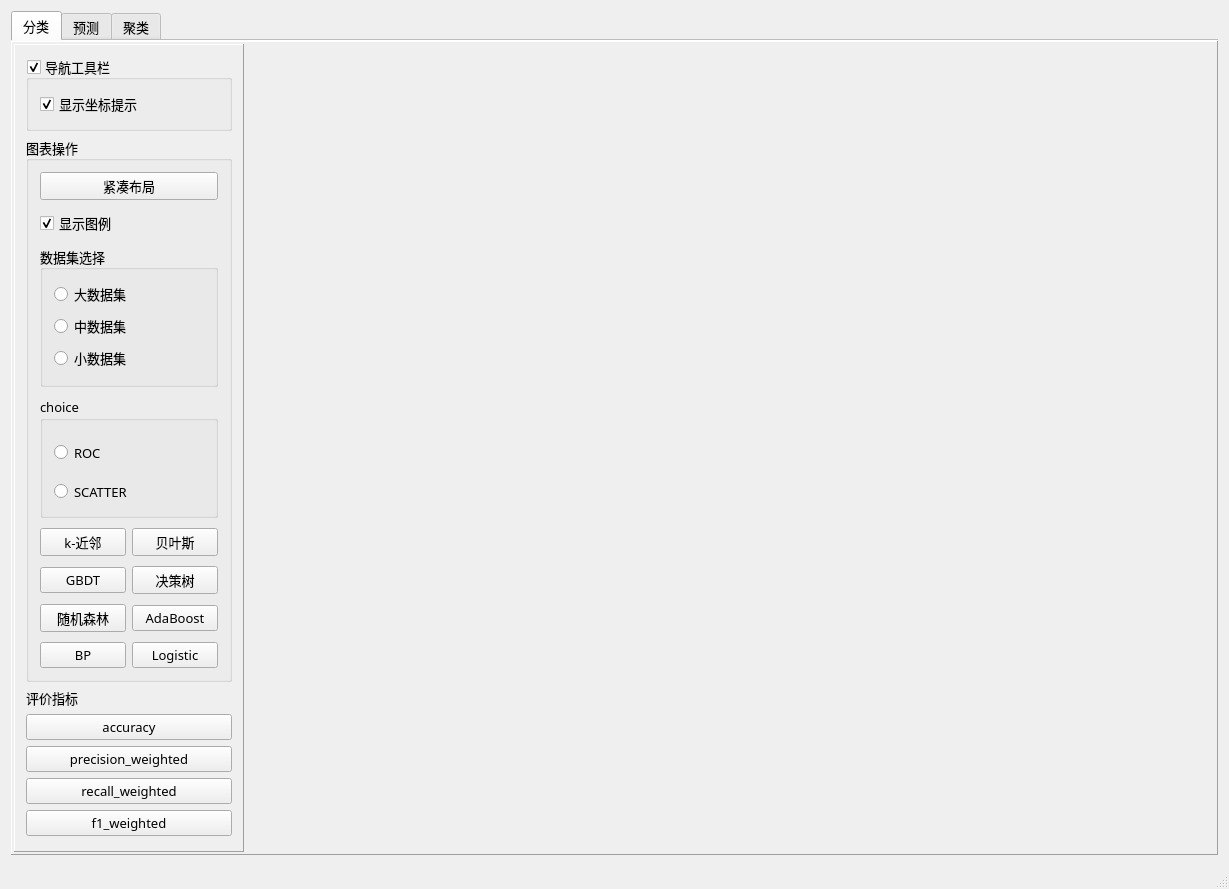
<?xml version="1.0" encoding="UTF-8"?>
<ui version="4.0">
 <class>MainWindow</class>
 <widget class="QMainWindow" name="MainWindow">
  <property name="geometry">
   <rect>
    <x>0</x>
    <y>0</y>
    <width>1229</width>
    <height>851</height>
   </rect>
  </property>
  <property name="font">
   <font>
    <family>宋体</family>
    <pointsize>10</pointsize>
   </font>
  </property>
  <property name="windowTitle">
   <string>机器学习算法系统</string>
  </property>
  <property name="styleSheet">
   <string notr="true"/>
  </property>
  <widget class="QWidget" name="centralWidget">
   <layout class="QHBoxLayout" name="horizontalLayout_3">
    <item>
     <widget class="QTabWidget" name="tabWidget">
      <property name="currentIndex">
       <number>0</number>
      </property>
      <property name="documentMode">
       <bool>true</bool>
      </property>
      <widget class="QWidget" name="tab">
       <attribute name="title">
        <string>分类</string>
       </attribute>
       <layout class="QVBoxLayout" name="verticalLayout_11">
        <property name="leftMargin">
         <number>0</number>
        </property>
        <property name="topMargin">
         <number>0</number>
        </property>
        <property name="rightMargin">
         <number>0</number>
        </property>
        <property name="bottomMargin">
         <number>0</number>
        </property>
        <item>
         <widget class="QFrame" name="frame_2">
          <property name="frameShape">
           <enum>QFrame::Panel</enum>
          </property>
          <property name="frameShadow">
           <enum>QFrame::Raised</enum>
          </property>
          <layout class="QHBoxLayout" name="horizontalLayout">
           <property name="leftMargin">
            <number>2</number>
           </property>
           <property name="topMargin">
            <number>2</number>
           </property>
           <property name="rightMargin">
            <number>2</number>
           </property>
           <property name="bottomMargin">
            <number>2</number>
           </property>
           <item>
            <widget class="QFrame" name="frame">
             <property name="maximumSize">
              <size>
               <width>230</width>
               <height>16777215</height>
              </size>
             </property>
             <property name="frameShape">
              <enum>QFrame::Panel</enum>
             </property>
             <property name="frameShadow">
              <enum>QFrame::Raised</enum>
             </property>
             <layout class="QVBoxLayout" name="verticalLayout_2">
              <item>
               <widget class="QGroupBox" name="gBoxHist_toolbar">
                <property name="title">
                 <string>导航工具栏</string>
                </property>
                <property name="checkable">
                 <bool>true</bool>
                </property>
                <layout class="QVBoxLayout" name="verticalLayout">
                 <item>
                  <widget class="QCheckBox" name="chkBoxHist_ShowHint">
                   <property name="text">
                    <string>显示坐标提示</string>
                   </property>
                   <property name="checked">
                    <bool>true</bool>
                   </property>
                  </widget>
                 </item>
                </layout>
               </widget>
              </item>
              <item alignment="Qt::AlignTop">
               <widget class="QGroupBox" name="groupBox_2">
                <property name="title">
                 <string>图表操作</string>
                </property>
                <layout class="QGridLayout" name="gridLayout">
                 <property name="verticalSpacing">
                  <number>10</number>
                 </property>
                 <item row="9" column="0">
                  <widget class="QPushButton" name="pushButton_6">
                   <property name="text">
                    <string>GBDT</string>
                   </property>
                  </widget>
                 </item>
                 <item row="11" column="1">
                  <widget class="QPushButton" name="pushButton_5">
                   <property name="text">
                    <string>AdaBoost</string>
                   </property>
                  </widget>
                 </item>
                 <item row="6" column="1">
                  <widget class="QPushButton" name="pushButton_2">
                   <property name="text">
                    <string>贝叶斯</string>
                   </property>
                  </widget>
                 </item>
                 <item row="12" column="0">
                  <widget class="QPushButton" name="pushButton_4">
                   <property name="text">
                    <string>BP</string>
                   </property>
                  </widget>
                 </item>
                 <item row="1" column="0" colspan="2">
                  <widget class="QPushButton" name="btnHist_tightLayout">
                   <property name="text">
                    <string>紧凑布局</string>
                   </property>
                   <property name="icon">
                    <iconset>
                     <normaloff>:/icons/images/39.ico</normaloff>:/icons/images/39.ico</iconset>
                   </property>
                  </widget>
                 </item>
                 <item row="12" column="1">
                  <widget class="QPushButton" name="pushButton_24">
                   <property name="text">
                    <string>Logistic</string>
                   </property>
                  </widget>
                 </item>
                 <item row="2" column="0" colspan="2">
                  <widget class="QCheckBox" name="chkBoxHist_Legend">
                   <property name="text">
                    <string>显示图例</string>
                   </property>
                   <property name="checked">
                    <bool>true</bool>
                   </property>
                  </widget>
                 </item>
                 <item row="6" column="0">
                  <widget class="QPushButton" name="pushButton">
                   <property name="text">
                    <string>k-近邻</string>
                   </property>
                  </widget>
                 </item>
                 <item row="3" column="0" colspan="2">
                  <widget class="QGroupBox" name="groupBox_3">
                   <property name="minimumSize">
                    <size>
                     <width>0</width>
                     <height>141</height>
                    </size>
                   </property>
                   <property name="title">
                    <string>数据集选择</string>
                   </property>
                   <layout class="QVBoxLayout" name="verticalLayout_9">
                    <item>
                     <widget class="QRadioButton" name="radioButton_3">
                      <property name="text">
                       <string>大数据集</string>
                      </property>
                     </widget>
                    </item>
                    <item>
                     <widget class="QRadioButton" name="radioButton_4">
                      <property name="text">
                       <string>中数据集</string>
                      </property>
                     </widget>
                    </item>
                    <item>
                     <widget class="QRadioButton" name="radioButton_5">
                      <property name="text">
                       <string>小数据集</string>
                      </property>
                     </widget>
                    </item>
                   </layout>
                  </widget>
                 </item>
                 <item row="11" column="0">
                  <widget class="QPushButton" name="pushButton_7">
                   <property name="text">
                    <string>随机森林</string>
                   </property>
                  </widget>
                 </item>
                 <item row="9" column="1">
                  <widget class="QPushButton" name="pushButton_3">
                   <property name="text">
                    <string>决策树</string>
                   </property>
                  </widget>
                 </item>
                 <item row="5" column="0" colspan="2">
                  <widget class="QGroupBox" name="groupBox">
                   <property name="minimumSize">
                    <size>
                     <width>0</width>
                     <height>121</height>
                    </size>
                   </property>
                   <property name="title">
                    <string>choice</string>
                   </property>
                   <layout class="QVBoxLayout" name="verticalLayout_7">
                    <item>
                     <widget class="QRadioButton" name="radioButton">
                      <property name="minimumSize">
                       <size>
                        <width>0</width>
                        <height>41</height>
                       </size>
                      </property>
                      <property name="text">
                       <string>ROC</string>
                      </property>
                     </widget>
                    </item>
                    <item>
                     <widget class="QRadioButton" name="radioButton_2">
                      <property name="minimumSize">
                       <size>
                        <width>0</width>
                        <height>41</height>
                       </size>
                      </property>
                      <property name="text">
                       <string>SCATTER</string>
                      </property>
                     </widget>
                    </item>
                   </layout>
                  </widget>
                 </item>
                </layout>
               </widget>
              </item>
              <item>
               <widget class="QLabel" name="label">
                <property name="text">
                 <string>评价指标</string>
                </property>
               </widget>
              </item>
              <item>
               <widget class="QPushButton" name="pushButton_27">
                <property name="text">
                 <string>accuracy</string>
                </property>
               </widget>
              </item>
              <item>
               <widget class="QPushButton" name="pushButton_28">
                <property name="text">
                 <string>precision_weighted</string>
                </property>
               </widget>
              </item>
              <item>
               <widget class="QPushButton" name="pushButton_29">
                <property name="text">
                 <string>recall_weighted</string>
                </property>
               </widget>
              </item>
              <item>
               <widget class="QPushButton" name="pushButton_30">
                <property name="text">
                 <string>f1_weighted</string>
                </property>
               </widget>
              </item>
              <item>
               <spacer name="verticalSpacer">
                <property name="orientation">
                 <enum>Qt::Vertical</enum>
                </property>
                <property name="sizeHint" stdset="0">
                 <size>
                  <width>20</width>
                  <height>40</height>
                 </size>
                </property>
               </spacer>
              </item>
             </layout>
            </widget>
           </item>
           <item>
            <widget class="QmyFigureCanvas" name="widgetHist" native="true"/>
           </item>
          </layout>
         </widget>
        </item>
       </layout>
      </widget>
      <widget class="QWidget" name="tab_2">
       <attribute name="title">
        <string>预测</string>
       </attribute>
       <layout class="QVBoxLayout" name="verticalLayout_3">
        <property name="leftMargin">
         <number>0</number>
        </property>
        <property name="topMargin">
         <number>0</number>
        </property>
        <property name="rightMargin">
         <number>0</number>
        </property>
        <property name="bottomMargin">
         <number>0</number>
        </property>
        <item>
         <widget class="QFrame" name="frame_3">
          <property name="frameShape">
           <enum>QFrame::Panel</enum>
          </property>
          <property name="frameShadow">
           <enum>QFrame::Raised</enum>
          </property>
          <layout class="QHBoxLayout" name="horizontalLayout_2">
           <property name="leftMargin">
            <number>2</number>
           </property>
           <property name="topMargin">
            <number>2</number>
           </property>
           <property name="rightMargin">
            <number>2</number>
           </property>
           <property name="bottomMargin">
            <number>2</number>
           </property>
           <item>
            <widget class="QFrame" name="frame_10">
             <property name="maximumSize">
              <size>
               <width>220</width>
               <height>16777215</height>
              </size>
             </property>
             <property name="frameShape">
              <enum>QFrame::Panel</enum>
             </property>
             <property name="frameShadow">
              <enum>QFrame::Raised</enum>
             </property>
             <layout class="QVBoxLayout" name="verticalLayout_14">
              <item>
               <widget class="QGroupBox" name="gBoxHist_toolbar_2">
                <property name="title">
                 <string>导航工具栏</string>
                </property>
                <property name="checkable">
                 <bool>true</bool>
                </property>
                <layout class="QVBoxLayout" name="verticalLayout_4">
                 <item>
                  <widget class="QCheckBox" name="chkBoxHist_ShowHint_2">
                   <property name="text">
                    <string>显示坐标提示</string>
                   </property>
                   <property name="checked">
                    <bool>true</bool>
                   </property>
                  </widget>
                 </item>
                </layout>
               </widget>
              </item>
              <item>
               <widget class="QGroupBox" name="groupBox_6">
                <property name="title">
                 <string>图表操作</string>
                </property>
                <layout class="QVBoxLayout" name="verticalLayout_13">
                 <property name="spacing">
                  <number>12</number>
                 </property>
                 <item>
                  <widget class="QPushButton" name="btnHist_tightLayout_2">
                   <property name="text">
                    <string>紧凑布局</string>
                   </property>
                   <property name="icon">
                    <iconset>
                     <normaloff>:/icons/images/39.ico</normaloff>:/icons/images/39.ico</iconset>
                   </property>
                  </widget>
                 </item>
                 <item>
                  <widget class="QGroupBox" name="groupBox_5">
                   <property name="minimumSize">
                    <size>
                     <width>119</width>
                     <height>118</height>
                    </size>
                   </property>
                   <property name="title">
                    <string>数据集选择</string>
                   </property>
                   <layout class="QVBoxLayout" name="verticalLayout_10">
                    <item>
                     <widget class="QRadioButton" name="radioButton_6">
                      <property name="text">
                       <string>大数据集</string>
                      </property>
                     </widget>
                    </item>
                    <item>
                     <widget class="QRadioButton" name="radioButton_7">
                      <property name="text">
                       <string>中数据集</string>
                      </property>
                     </widget>
                    </item>
                    <item>
                     <widget class="QRadioButton" name="radioButton_8">
                      <property name="text">
                       <string>小数据集</string>
                      </property>
                     </widget>
                    </item>
                   </layout>
                  </widget>
                 </item>
                </layout>
               </widget>
              </item>
              <item>
               <widget class="QPushButton" name="pushButton_8">
                <property name="text">
                 <string>贝叶斯网络</string>
                </property>
               </widget>
              </item>
              <item>
               <widget class="QPushButton" name="pushButton_9">
                <property name="text">
                 <string>马尔科夫模型</string>
                </property>
               </widget>
              </item>
              <item>
               <widget class="QPushButton" name="pushButton_10">
                <property name="text">
                 <string>线性回归</string>
                </property>
               </widget>
              </item>
              <item>
               <widget class="QPushButton" name="pushButton_12">
                <property name="text">
                 <string>岭回归</string>
                </property>
               </widget>
              </item>
              <item>
               <widget class="QPushButton" name="pushButton_11">
                <property name="text">
                 <string>XGBoost</string>
                </property>
               </widget>
              </item>
              <item>
               <widget class="QPushButton" name="pushButton_13">
                <property name="text">
                 <string>多项式回归</string>
                </property>
               </widget>
              </item>
              <item>
               <widget class="QPushButton" name="pushButton_14">
                <property name="text">
                 <string>决策树回归</string>
                </property>
               </widget>
              </item>
              <item>
               <widget class="QPushButton" name="pushButton_15">
                <property name="text">
                 <string>平均绝对误差</string>
                </property>
               </widget>
              </item>
              <item>
               <widget class="QPushButton" name="pushButton_25">
                <property name="text">
                 <string>均方误差</string>
                </property>
               </widget>
              </item>
              <item>
               <widget class="QPushButton" name="pushButton_31">
                <property name="text">
                 <string>中值绝对误差</string>
                </property>
               </widget>
              </item>
              <item>
               <widget class="QPushButton" name="pushButton_32">
                <property name="text">
                 <string>R2</string>
                </property>
               </widget>
              </item>
              <item>
               <spacer name="verticalSpacer_5">
                <property name="orientation">
                 <enum>Qt::Vertical</enum>
                </property>
                <property name="sizeHint" stdset="0">
                 <size>
                  <width>20</width>
                  <height>40</height>
                 </size>
                </property>
               </spacer>
              </item>
             </layout>
            </widget>
           </item>
           <item>
            <widget class="QmyFigureCanvas" name="widgetFill" native="true"/>
           </item>
          </layout>
         </widget>
        </item>
       </layout>
      </widget>
      <widget class="QWidget" name="tab_3">
       <attribute name="title">
        <string>聚类</string>
       </attribute>
       <layout class="QVBoxLayout" name="verticalLayout_8">
        <property name="leftMargin">
         <number>0</number>
        </property>
        <property name="topMargin">
         <number>0</number>
        </property>
        <property name="rightMargin">
         <number>0</number>
        </property>
        <property name="bottomMargin">
         <number>0</number>
        </property>
        <item>
         <widget class="QFrame" name="frame_4">
          <property name="frameShape">
           <enum>QFrame::Panel</enum>
          </property>
          <property name="frameShadow">
           <enum>QFrame::Raised</enum>
          </property>
          <layout class="QHBoxLayout" name="horizontalLayout_7">
           <property name="leftMargin">
            <number>2</number>
           </property>
           <property name="topMargin">
            <number>2</number>
           </property>
           <property name="rightMargin">
            <number>2</number>
           </property>
           <property name="bottomMargin">
            <number>2</number>
           </property>
           <item>
            <widget class="QFrame" name="frame_7">
             <property name="maximumSize">
              <size>
               <width>220</width>
               <height>16777215</height>
              </size>
             </property>
             <property name="frameShape">
              <enum>QFrame::Panel</enum>
             </property>
             <property name="frameShadow">
              <enum>QFrame::Raised</enum>
             </property>
             <layout class="QVBoxLayout" name="verticalLayout_5">
              <item>
               <widget class="QGroupBox" name="gBoxHist_toolbar_3">
                <property name="title">
                 <string>导航工具栏</string>
                </property>
                <property name="checkable">
                 <bool>true</bool>
                </property>
                <layout class="QVBoxLayout" name="verticalLayout_6">
                 <item>
                  <widget class="QCheckBox" name="chkBoxHist_ShowHint_3">
                   <property name="text">
                    <string>显示坐标提示</string>
                   </property>
                   <property name="checked">
                    <bool>true</bool>
                   </property>
                  </widget>
                 </item>
                </layout>
               </widget>
              </item>
              <item>
               <widget class="QGroupBox" name="groupBox_4">
                <property name="title">
                 <string>图表操作</string>
                </property>
                <layout class="QGridLayout" name="gridLayout_3">
                 <property name="verticalSpacing">
                  <number>12</number>
                 </property>
                 <item row="1" column="0">
                  <widget class="QPushButton" name="btnPie_tightLayout">
                   <property name="text">
                    <string>紧凑布局</string>
                   </property>
                   <property name="icon">
                    <iconset>
                     <normaloff>:/icons/images/39.ico</normaloff>:/icons/images/39.ico</iconset>
                   </property>
                  </widget>
                 </item>
                </layout>
               </widget>
              </item>
              <item>
               <widget class="QGroupBox" name="groupBox_7">
                <property name="minimumSize">
                 <size>
                  <width>119</width>
                  <height>118</height>
                 </size>
                </property>
                <property name="title">
                 <string>数据集选择</string>
                </property>
                <layout class="QVBoxLayout" name="verticalLayout_12">
                 <item>
                  <widget class="QRadioButton" name="radioButton_9">
                   <property name="text">
                    <string>大数据集</string>
                   </property>
                  </widget>
                 </item>
                 <item>
                  <widget class="QRadioButton" name="radioButton_10">
                   <property name="text">
                    <string>中数据集</string>
                   </property>
                  </widget>
                 </item>
                 <item>
                  <widget class="QRadioButton" name="radioButton_11">
                   <property name="text">
                    <string>小数据集</string>
                   </property>
                  </widget>
                 </item>
                </layout>
               </widget>
              </item>
              <item>
               <widget class="QPushButton" name="pushButton_16">
                <property name="text">
                 <string>K-means</string>
                </property>
               </widget>
              </item>
              <item>
               <widget class="QPushButton" name="pushButton_17">
                <property name="text">
                 <string>BIRCH</string>
                </property>
               </widget>
              </item>
              <item>
               <widget class="QPushButton" name="pushButton_18">
                <property name="text">
                 <string>DBSACN</string>
                </property>
               </widget>
              </item>
              <item>
               <widget class="QPushButton" name="pushButton_19">
                <property name="text">
                 <string>GMM</string>
                </property>
               </widget>
              </item>
              <item>
               <widget class="QPushButton" name="pushButton_20">
                <property name="text">
                 <string>OPTICS</string>
                </property>
               </widget>
              </item>
              <item>
               <widget class="QPushButton" name="pushButton_22">
                <property name="text">
                 <string>CLIQUE</string>
                </property>
               </widget>
              </item>
              <item>
               <widget class="QPushButton" name="pushButton_23">
                <property name="text">
                 <string>MeanShift</string>
                </property>
               </widget>
              </item>
              <item>
               <widget class="QPushButton" name="pushButton_21">
                <property name="text">
                 <string>兰德系数</string>
                </property>
               </widget>
              </item>
              <item>
               <widget class="QPushButton" name="pushButton_26">
                <property name="text">
                 <string>互信息</string>
                </property>
               </widget>
              </item>
              <item>
               <widget class="QPushButton" name="pushButton_33">
                <property name="text">
                 <string>同质性</string>
                </property>
               </widget>
              </item>
              <item>
               <widget class="QPushButton" name="pushButton_34">
                <property name="text">
                 <string>轮廓系数</string>
                </property>
               </widget>
              </item>
              <item>
               <widget class="QPushButton" name="pushButton_35">
                <property name="text">
                 <string>Calinski_Harabasz</string>
                </property>
               </widget>
              </item>
              <item>
               <widget class="QPushButton" name="pushButton_36">
                <property name="text">
                 <string>Dbi</string>
                </property>
               </widget>
              </item>
              <item>
               <spacer name="verticalSpacer_3">
                <property name="orientation">
                 <enum>Qt::Vertical</enum>
                </property>
                <property name="sizeHint" stdset="0">
                 <size>
                  <width>20</width>
                  <height>40</height>
                 </size>
                </property>
               </spacer>
              </item>
             </layout>
            </widget>
           </item>
           <item>
            <widget class="QmyFigureCanvas" name="widgetPie" native="true"/>
           </item>
          </layout>
         </widget>
        </item>
       </layout>
      </widget>
     </widget>
    </item>
   </layout>
  </widget>
  <widget class="QStatusBar" name="statusBar"/>
  <action name="actQuit">
   <property name="icon">
    <iconset>
     <normaloff>:/icons/images/exit_24.ico</normaloff>:/icons/images/exit_24.ico</iconset>
   </property>
   <property name="text">
    <string>退出</string>
   </property>
   <property name="toolTip">
    <string>退出</string>
   </property>
  </action>
  <action name="actTightLayout">
   <property name="icon">
    <iconset>
     <normaloff>:/icons/images/39.ico</normaloff>:/icons/images/39.ico</iconset>
   </property>
   <property name="text">
    <string>紧凑布局</string>
   </property>
   <property name="toolTip">
    <string>重新紧凑布局</string>
   </property>
  </action>
  <action name="actScatterAgain">
   <property name="icon">
    <iconset>
     <normaloff>:/icons/images/017.GIF</normaloff>:/icons/images/017.GIF</iconset>
   </property>
   <property name="text">
    <string>重新生成散点数据</string>
   </property>
   <property name="toolTip">
    <string>重新生成散点数据</string>
   </property>
  </action>
  <action name="actSetCursor">
   <property name="icon">
    <iconset>
     <normaloff>:/icons/images/range.ico</normaloff>:/icons/images/range.ico</iconset>
   </property>
   <property name="text">
    <string>十字光标</string>
   </property>
   <property name="toolTip">
    <string>设置为十字光标</string>
   </property>
  </action>
 </widget>
 <layoutdefault spacing="6" margin="11"/>
 <customwidgets>
  <customwidget>
   <class>QmyFigureCanvas</class>
   <extends>QWidget</extends>
   <header location="global">myFigureCanvas</header>
   <container>1</container>
  </customwidget>
 </customwidgets>
 <resources>
  <include location="res.qrc"/>
  <include location="a.qrc"/>
 </resources>
 <connections>
  <connection>
   <sender>actQuit</sender>
   <signal>triggered()</signal>
   <receiver>MainWindow</receiver>
   <slot>close()</slot>
   <hints>
    <hint type="sourcelabel">
     <x>-1</x>
     <y>-1</y>
    </hint>
    <hint type="destinationlabel">
     <x>389</x>
     <y>242</y>
    </hint>
   </hints>
  </connection>
 </connections>
</ui>
